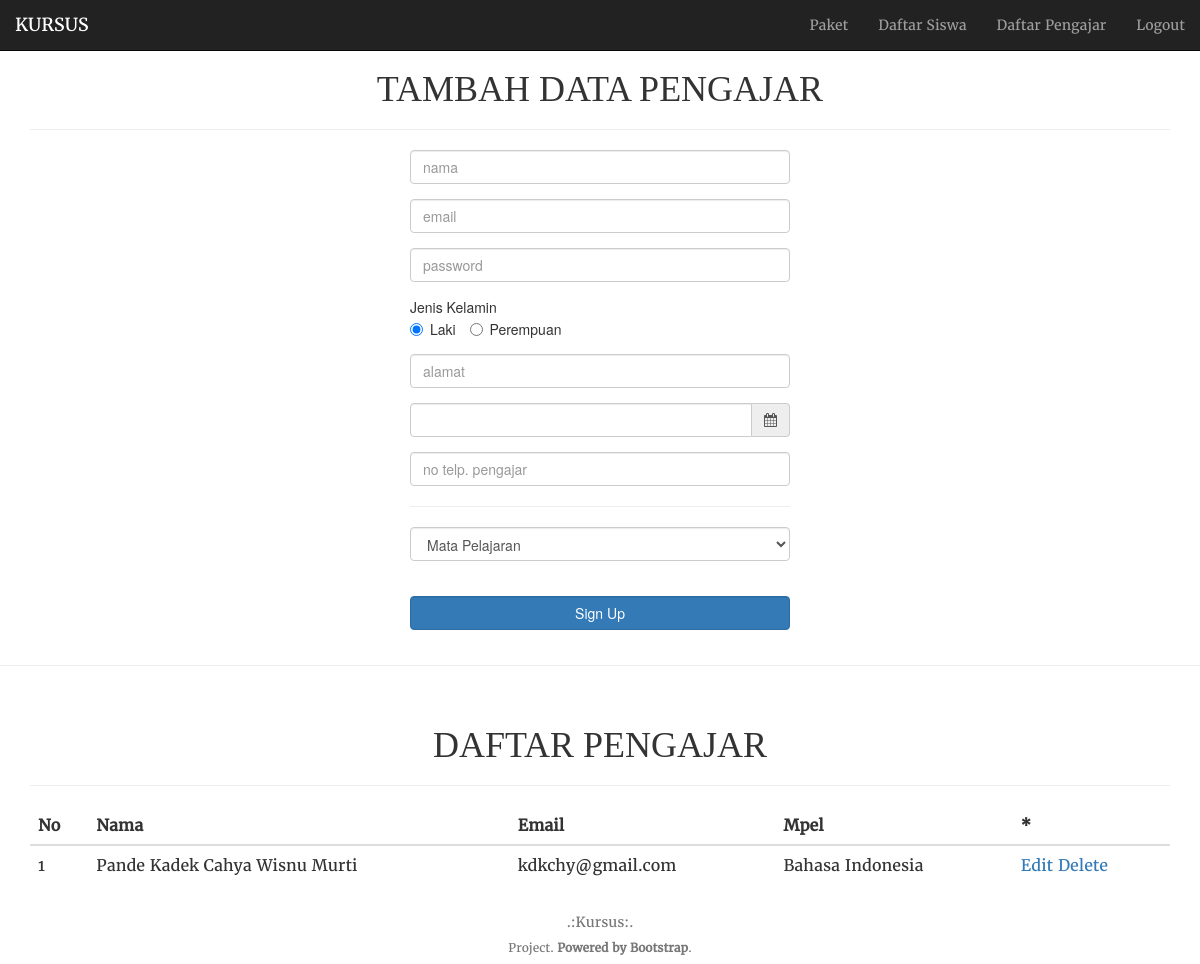
Page /Kursusku/admin/daftar_pengajar.php (signed in) on the committed database.
### tables this page shows
CREATE TABLE `pengajar` (
  `tgl_daftar` datetime DEFAULT NULL,
  `email_pengajar` varchar(30) NOT NULL,
  `nama_pengajar` varchar(30) NOT NULL,
  `password_pengajar` varchar(8) DEFAULT NULL,
  `jenis_kelamin_pengajar` varchar(1) DEFAULT NULL,
  `alamat_pengajar` text,
  `tgl_lahir_pengajar` date DEFAULT NULL,
  `no_telp_pengajar` varchar(13) DEFAULT NULL,
  `nama_mapel` varchar(25) DEFAULT NULL
);

### Kursusku/admin/daftar_pengajar.php (the view, shortened to what this page needs)
<html>
<head>
  <link rel="stylesheet" href="../css/bootstrap.css">
  <link href="../font/font-awesome/css/font-awesome.min.css" rel="stylesheet">
  <link href="../css/bootstrap-datepicker.css" rel="stylesheet">
</head>
<body style="overflow-x: hidden;">
  <nav class="navbar navbar-inverse navbar-fixed-top">
    <div class="container-fluid">
      <div class="navbar-header">
        <a class="navbar-brand" href="../index.php">KURSUS</a>
      </div>
      <div class="collapse navbar-collapse" id="myNavbar">
        <ul class="nav navbar-nav navbar-right">
          <li><a href=daftar_paket.php><span>Paket</span></a></li>
          <li><a href=daftar_siswa.php><span>Daftar Siswa</span></a></li>
          <li><a href=daftar_pengajar.php><span>Daftar Pengajar</span></a></li>
          <li><a href=logout.php><span>Logout</span></a></li>
        </ul>
      </div>
    </div>
  </nav>
<div class="container">
  <div class="page-header text-center" style="margin-top: 70px">
    <h1>TAMBAH DATA PENGAJAR</h1>
  </div>
</div>
<div class="row">
  <div class="col-sm-4"></div>
<div class="col-sm-4">
  <form action="<?php echo $_SERVER['PHP_SELF']?>" method="post">
  <div class="form-group">
    <input type="text" class="form-control" name='nama' placeholder="nama">
  </div>
  <div class="form-group">
    <input type="text" class="form-control" name='email' placeholder="email">
  </div>
  <div class="form-group">
    <input type="password" class="form-control" name='password' placeholder="password">
  </div>
  <div class="form-group">Jenis Kelamin<br>
    <div class="radio-inline">
      <input type="radio" name="optradio" checked value="L">Laki</input>
    </div>
    <div class="radio-inline">
      <input type="radio" name="optradio" value="P">Perempuan</input>
    </div>
  </div>
  <div class="form-group">
    <input type="text" class="form-control" name='alamat' placeholder="alamat">
  </div>
  <div class="form-group">
  <div class="input-group date" data-provide="datepicker" placeholder="tanggal lahir">
      <input type="text" class="form-control" name="date">
      <div class="input-group-addon">
          <span class="fa fa-calendar"></span>
      </div>
  </div>
</div>
  <div class="form-group">
    <input type="text" class="form-control" name='no_telp' placeholder="no telp. pengajar">
  </div>
  <hr>
	<div class="form-group">
		 <select class="form-control" name='matpel'>
				<option hidden="" value="">Mata Pelajaran</option>
		 </select>
	 </div>
   <br>
  <div class="form-group">
    <button type="submit" name='simpan' class="btn btn-primary form-control">Sign Up</button>
  </div>
</form>
  </div>
  <div class="col-sm-4">
  </div>
</div>
<hr>
<div class="container">
  <div class="page-header text-center">
    <h1>DAFTAR PENGAJAR</h1>
  </div>
</div>
<div class="container">
  <div class="table-responsive">
  <table class="table">
    <thead>
      <tr>
        <th>No</th>
        <th>Nama</th>
        <th>Email</th>
        <th>Mpel</th>
        <th>*</th>
      </tr>
    </thead>
<?php
include "koneksi.php";
  $konek_db = mysqli_connect($host, $user, $pass);
$queri="Select * From pengajar" ;
$hasil=MySQLi_query ($konek_db, $queri);
$no=0;
while ($data = mysqli_fetch_array ($hasil)){
  $id = $data['email_pengajar'];
  $no++;
 echo "
 <tbody>
      <tr>
        <td>$no</td>
        <td>".$data['nama_pengajar']."</td>
        <td>".$data['email_pengajar']."</td>
        <td>".$data['nama_mapel']."</td>
        <td>
                <a href='rud/update/form-update_pengajar.php?tgl_daftar=".$data['tgl_daftar']."'>Edit</a>
                <a href='rud/delete/delete_pengajar.php?email_pengajar=".$id."'>Delete</a></td>
      </tr>
        </tbody>";
}
?>
  </table>
</div>
</div>
<footer class="footer" style="background: white; border-color: black;">
  <div class="container">
    <div class="row text-center text-muted">
      <h5>.:Kursus:.</h5>
      <h6>Project. <b>Powered by Bootstrap</b>.</h6>
</footer>
</body>
</html>

### Kursusku/admin/daftar_pengajar.php (style rules this page uses)
h1, p { font-family: 'Monte Cristok' !important; }
h3,th,td,footer,a,li { font-family: 'Merriweather' !important; }

### rows in the picture
pengajar: nama_pengajar "Pande Kadek Cahya Wisnu Murti", email_pengajar "kdkchy@gmail.com", nama_mapel "Bahasa Indonesia"
